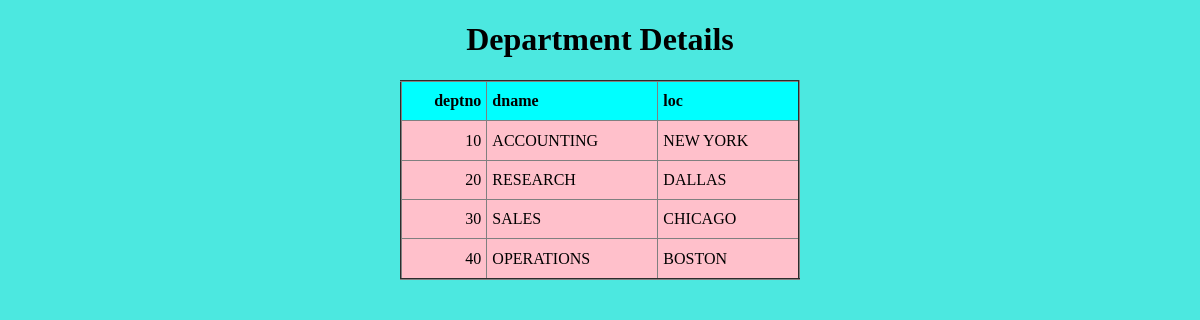
/Show_dept/, run on the app's committed database.
### app/models.py (models this page shows, shortened)
class dept(models.Model):
    deptno = models.IntegerField(primary_key=True)
    dname = models.CharField(max_length=100)
    loc = models.CharField(max_length=100)

### app/views.py (the view)
# urls.py: path('Show_dept/', Show_dept, name='Show_dept'),
def Show_dept(request):
    LOD = dept.objects.all()
    d = {'details' : LOD}
    return render(request, 'Show_dept.html', d)

### templates/Show_dept.html (shortened to what this page needs)
{% load static %}
<!DOCTYPE html>
<html lang="en">
<head>
    <link rel="stylesheet" href="{% static 'css/Show_dept.css' %}">
</head>
<body>
    <center>
        <h1>Department Details</h1>
        <table border="2px">
            <tr>
                <th class="a">deptno</th>
                <th class="b">dname</th>
                <th class="b">loc</th>
            </tr>
            {% for do in details %}
            <tr>
                <td class="A">{{do.deptno}}</td>
                <td class="B">{{do.dname}}</td>
                <td class="B">{{do.loc}}</td>
            </tr>
            {% endfor %}
        </table>
    </center>
</body>
</html>

### static/css/Show_dept.css (style rules this page uses)
body { background-color: rgb(76, 232, 224); }
table { width: 400px; height: 200px; border-collapse: collapse; }
th { background-color: aqua; padding: 5px; }
td { background-color: pink; padding: 5px; }
.A, .a { text-align: right; }
.B, .b { text-align: left; }

### data on the page
dept: deptno "10", dname "ACCOUNTING", loc "NEW YORK"
dept: deptno "20", dname "RESEARCH", loc "DALLAS"
dept: deptno "30", dname "SALES", loc "CHICAGO"
dept: deptno "40", dname "OPERATIONS", loc "BOSTON"
